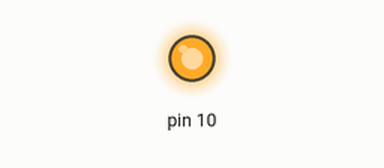
Recording of a sketch running on a simulated Arduino Uno, built with avr-gcc and run on an emulated ATmega328P. Parts: output pins drawn as LEDs (lit = HIGH).

Above: at 0.1 s.
Timing chart, 0 to 1.6 s (numbered marks = the images above):
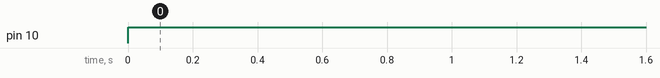

The sketch:

master.ino
```cpp
#include <SPI.h>
int toggle = 0;
void setup (void)
{

  // Put SCK, MOSI, SS pins into output mode
  pinMode(SCK, OUTPUT);
  pinMode(MOSI, OUTPUT);
  pinMode(SS, OUTPUT);

  // also put SCK, MOSI into LOW state, and SS into HIGH state.
  digitalWrite(SS, HIGH);  // ensure SS stays high for now
  digitalWrite(SCK, LOW);
  digitalWrite(MOSI, LOW);

  // Then put SPI hardware into Master mode and turn SPI on
  SPI.begin ();

  // Slow down the master a bit
  SPI.setClockDivider(SPI_CLOCK_DIV8);

}  // end of setup


void loop (void)
{

  char c;

  // enable Slave Select
  digitalWrite(SS, LOW);    // SS is pin 10

if(toggle)
{
  // send test string
  for (const char * p = "FirstName\n" ; c = *p; p++)
    SPI.transfer (c);
     toggle = 0;
}
else
{
  // send test string
  for (const char * p = "SecondName\n" ; c = *p; p++)
    SPI.transfer (c);
     toggle = 1;
}


  // disable Slave Select
  digitalWrite(SS, HIGH);

  delay (2000);  // 2 seconds delay
}  // end of loop
```

Measured:
- by itself, pin 10: LOW → HIGH at 0.00 s
